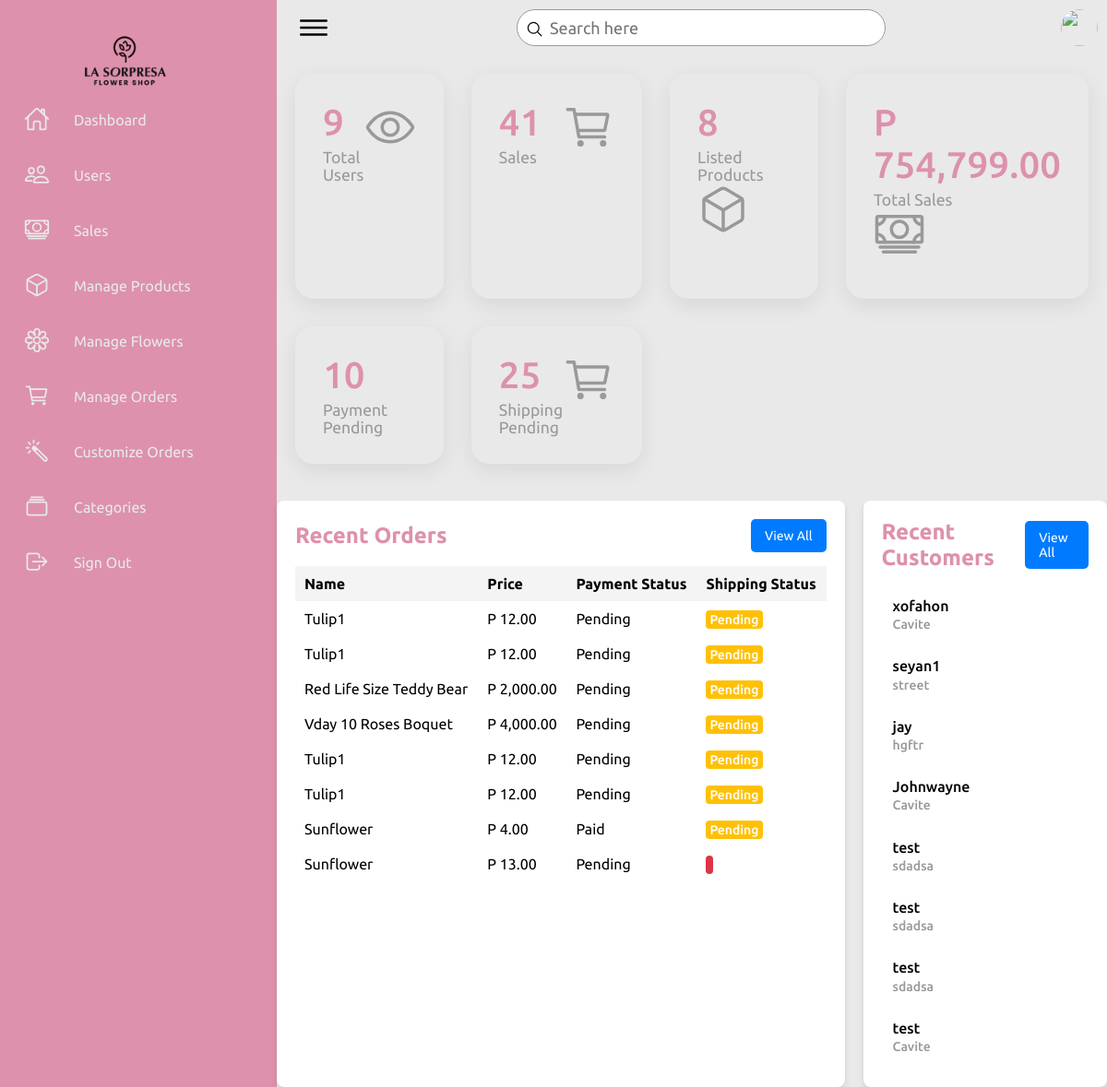
/admin/dashboard.php, run on an earlier commit of the app's database.
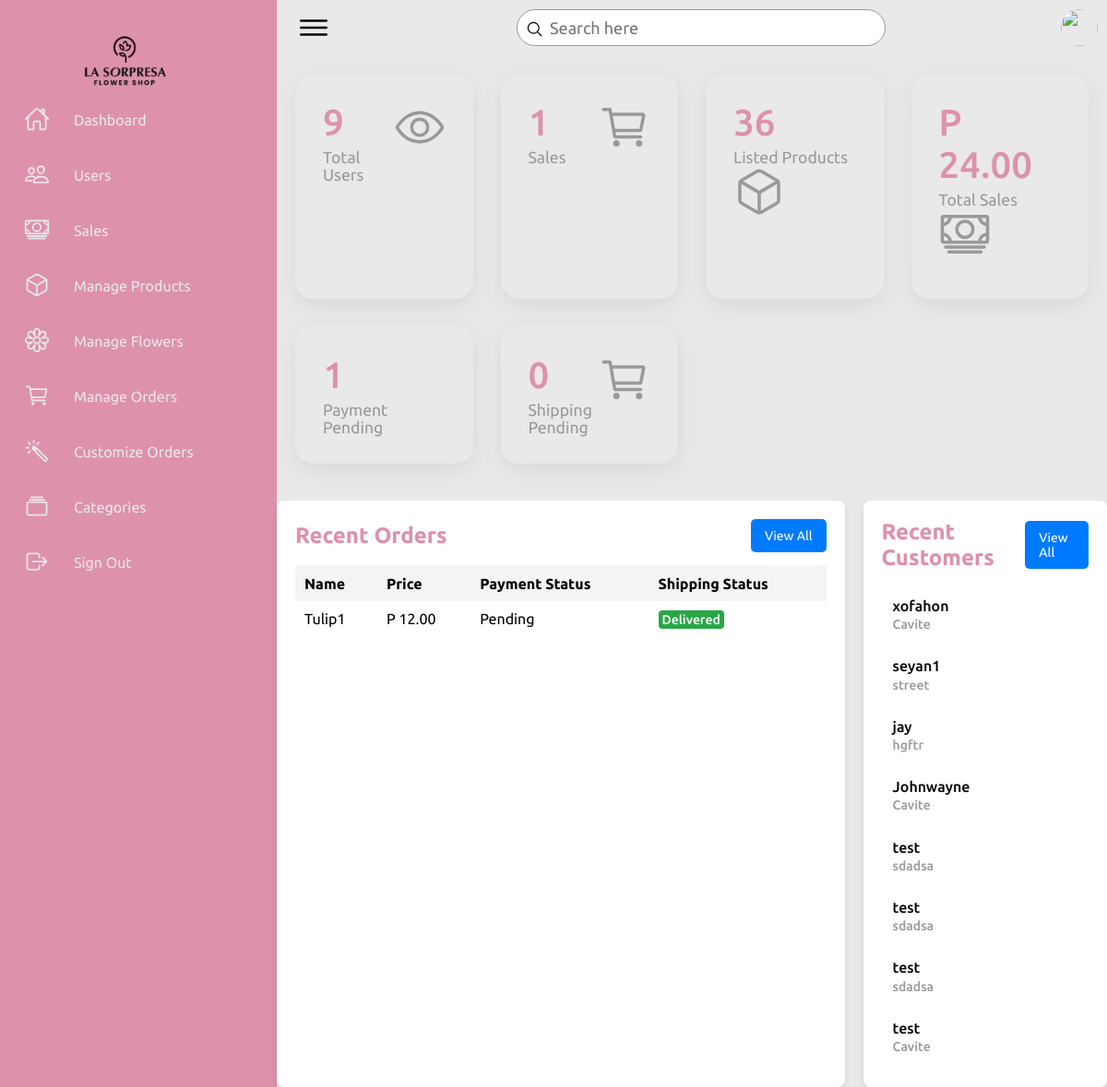
And on a later commit of the database.
### tables this page shows
CREATE TABLE `payment` (
  `payment_id` int(11) NOT NULL,
  `cust_id` int(11) NOT NULL,
  `order_id` int(11) DEFAULT NULL,
  `cust_name` varchar(255) NOT NULL,
  `cust_email` varchar(255) NOT NULL,
  `reference_number` varchar(255) DEFAULT NULL,
  `amount_paid` decimal(10,2) NOT NULL,
  `payment_method` enum('gcash','cop') NOT NULL,
  `payment_status` enum('pending','paid','failed') DEFAULT 'pending',
  `shipping_status` enum('pending','shipped','delivered','readyforpickup') DEFAULT 'pending',
  `created_at` timestamp NOT NULL DEFAULT current_timestamp(),
  `updated_at` timestamp NOT NULL DEFAULT current_timestamp() ON UPDATE current_timestamp()
);

CREATE TABLE `product` (
  `p_id` int(11) NOT NULL,
  `name` varchar(255) NOT NULL,
  `old_price` varchar(10) NOT NULL,
  `current_price` varchar(10) NOT NULL,
  `quantity` int(10) NOT NULL,
  `featured_photo` varchar(255) NOT NULL,
  `description` text NOT NULL,
  `short_description` text NOT NULL,
  `feature` text NOT NULL,
  `other_photo` text NOT NULL,
  `condition` text NOT NULL,
  `is_featured` int(1) NOT NULL,
  `is_active` int(1) NOT NULL,
  `ecat_id` int(11) NOT NULL
);

CREATE TABLE `customer` (
  `cust_id` int(11) NOT NULL,
  `cust_name` varchar(255) NOT NULL,
  `cust_email` varchar(255) NOT NULL,
  `cust_phone` varchar(15) NOT NULL,
  `cust_address` text NOT NULL,
  `cust_city` varchar(255) NOT NULL,
  `cust_zip` varchar(10) NOT NULL,
  `cust_s_name` varchar(255) DEFAULT NULL,
  `cust_s_phone` varchar(15) DEFAULT NULL,
  `cust_s_address` text DEFAULT NULL,
  `cust_s_city` varchar(255) DEFAULT NULL,
  `cust_s_zip` varchar(10) DEFAULT NULL,
  `cust_password` varchar(255) NOT NULL,
  `cust_datetime` datetime DEFAULT current_timestamp(),
  `cust_timestamp` timestamp NOT NULL DEFAULT current_timestamp() ON UPDATE current_timestamp(),
  `cust_status` enum('active','inactive','suspended') DEFAULT 'active'
);

### admin/dashboard.php (the view, shortened to what the rows shown need)
<?php
include("inc/config.php");
try {
    $recentCustomersQuery = $pdo->query("SELECT * FROM customer ORDER BY cust_datetime DESC LIMIT 8");
    $recentCustomers = $recentCustomersQuery->fetchAll(PDO::FETCH_ASSOC);
} catch (Exception $e) {
    echo "Error fetching recent customers: " . $e->getMessage();
}
try {
    $recentOrdersQuery = $pdo->query("
        SELECT
            c.cust_name,
            p.name AS product_name,
            p.current_price,
            pay.payment_status,
            pay.shipping_status,
            pay.created_at AS payment_date
        FROM payment pay
        JOIN orders o ON pay.order_id = o.order_id
        JOIN customer c ON o.customer_id = c.cust_id
        JOIN order_items oi ON o.order_id = oi.order_id
        JOIN product p ON oi.product_id = p.p_id
        ORDER BY pay.created_at DESC
        LIMIT 8
    ");
    $recentOrders = $recentOrdersQuery->fetchAll(PDO::FETCH_ASSOC);
} catch (Exception $e) {
    echo "Error fetching recent orders: " . $e->getMessage();
}
?>
<!DOCTYPE html>
<html lang="en">
<head>
    <link rel="stylesheet" href="../css/style.css">
</head>
<body>
    <div class="container">
        <div class="main">
        <div class="row">
            <div class="recentOrders">
                <div class="cardHeader d-flex justify-content-between align-items-center">
                    <h2>Recent Orders</h2>
                </div>
                <table class="table table-striped table-bordered">
                    <thead class="thead-dark">
                        <tr>
                            <th>Name</th>
                            <th>Price</th>
                            <th>Payment Status</th>
                            <th>Shipping Status</th>
                        </tr>
                    </thead>
                    <tbody>
                        <?php foreach ($recentOrders as $order) { ?>
                            <tr>
                                <td><?= htmlspecialchars($order['product_name']) ?></td>
                                <td>P <?= number_format($order['current_price'], 2) ?></td>
                                <td><?= ucfirst(htmlspecialchars($order['payment_status'])) ?></td>
                                <td>
                                    <span class="status
                                        <?php
                                            switch ($order['shipping_status']) {
                                                case 'delivered':
                                                    echo 'delivered';
                                                    break;
                                                case 'pending':
                                                    echo 'pending';
                                                    break;
                                                default:
                                                    echo 'return';
                                                    break;
                                            }
                                        ?>">
                                        <?= ucfirst(htmlspecialchars($order['shipping_status'])) ?>
                                    </span>
                                </td>
                            </tr>
                        <?php } ?>
                    </tbody>
                </table>
            </div>
            <div class="recentCustomers">
                <div class="cardHeader">
                    <h2>Recent Customers</h2>
                </div>
                <table>
                    <?php foreach ($recentCustomers as $customer) { ?>
                        <tr>
                            <td>
                                <h4><?= htmlspecialchars($customer['cust_name']) ?><br>
                                    <span><?= htmlspecialchars($customer['cust_city']) ?></span>
                                </h4>
                            </td>
                        </tr>
                    <?php } ?>
                </table>
            </div>
        </div>
    </div>
</body>
</html>

What changed in the data, as far as the page shows it:
removed payment: product.name "Tulip1", product.current_price "12.00", payment_status "Pending", shipping_status "Pending"
removed payment: product.name "Tulip1", product.current_price "12.00", payment_status "Pending", shipping_status "Pending"
removed payment: product.name "Red Life Size Teddy Bear", product.current_price "2,000.00", payment_status "Pending", shipping_status "Pending"
removed payment: product.name "Vday 10 Roses Boquet", product.current_price "4,000.00", payment_status "Pending", shipping_status "Pending"
removed payment: product.name "Tulip1", product.current_price "12.00", payment_status "Pending", shipping_status "Pending"
removed payment: product.name "Tulip1", product.current_price "12.00", payment_status "Pending", shipping_status "Pending"
removed payment: product.name "Sunflower", product.current_price "4.00", payment_status "Paid", shipping_status "Pending"
removed payment: product.name "Sunflower", product.current_price "13.00", payment_status "Pending"
added payment: product.name "Tulip1", product.current_price "12.00", payment_status "Pending", shipping_status "Delivered"
Also different on the page:
$totalSales: "41" → "1"
$listedProducts: "8" → "36"
$totalSalesAmount: "754,799.00" → "24.00"
$paymentPending: "10" → "1"
$shippingPending: "25" → "0"
